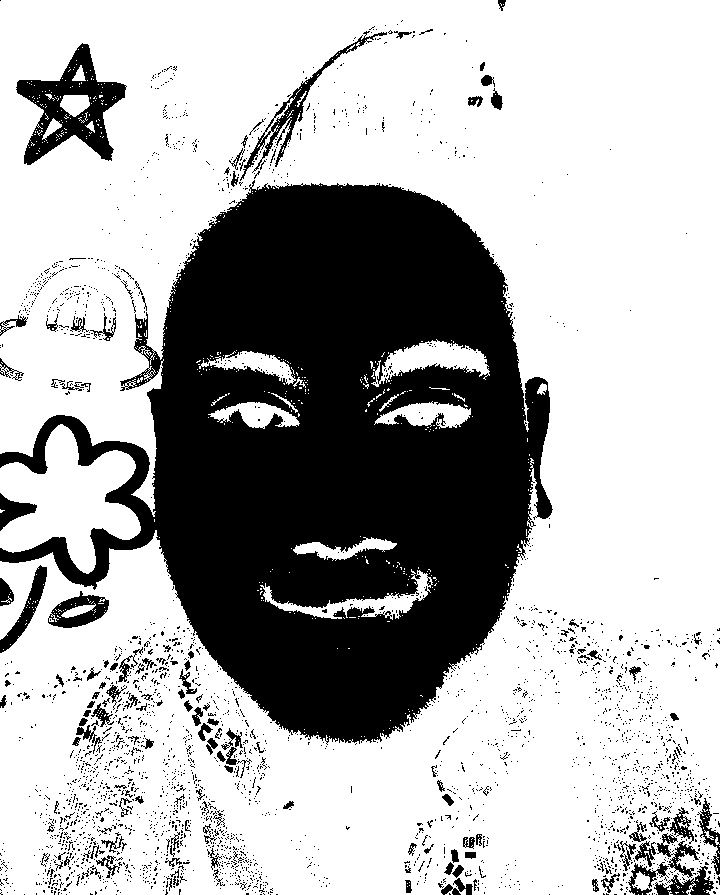
#> input picture coba/3f807e917440abd26951f6d8dcc61b48.jpg, 720 x 895 px, given as the content of the folder contoh dataset rizka/32/a, which was not available
$ jupyter execute --allow-errors 'TA Rizka-Ekstraksi Fitur.ipynb'   (older library calls are emulated)   (text cells are left out)
#> lines starting #> are read from the running program, lines starting #| are printed output that depends on the picture; pictures that were not available may be replaced by others from this repository, and a replacement may not be noted
[cell 1]
import os
from PIL import Image, ImageOps
import pandas as pd
import cv2
from skimage.feature import greycomatrix, greycoprops

[cell 2]
dataset_path = r'coba'

[cell 3]
#Dataset path
dataset_path ={
    '32':
    {
        'a': "contoh dataset rizka/32/a",
        'ba': "contoh dataset rizka/32/ba",
        'ca': "contoh dataset rizka/32/ca"
    },
    '64':
    {
        'a': "contoh dataset rizka/64/a",
        'ba': "contoh dataset rizka/64/ba",
        'ca': "contoh dataset rizka/64/ca"
    },
    '128':
    {
        'a': "contoh dataset rizka/128/a",
        'ba': "contoh dataset rizka/128/ba",
        'ca': "contoh dataset rizka/128/ca"
    }
}

[cell 4]
#1. Cropping (Manual)

[cell 5]
#2. Resize
#32x32
def Resize32(images_folder_path):
#> called with images_folder_path = 'contoh dataset rizka/32/a'
    for filename in os.listdir(images_folder_path):
        newimg = os.path.join(images_folder_path, filename)
        img = Image.open(newimg)
#> img is the input picture: PIL image 720x895 L; min 0, max 255, mean 176.2
        img = img.resize((32,32))
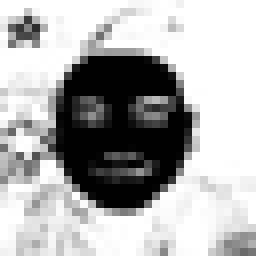
#> img: PIL image 32x32 L (shown 8 times larger); min 0, max 255, mean 176.2
        img.save(newimg)
#64x64
def Resize64(images_folder_path):
#> called with images_folder_path = 'contoh dataset rizka/64/a'
    for filename in os.listdir(images_folder_path):
        newimg = os.path.join(images_folder_path, filename)
        img = Image.open(newimg)
        img = img.resize((64,64))
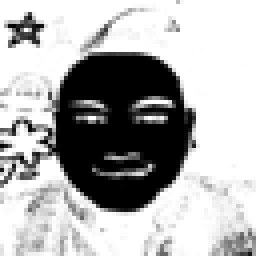
#> img: PIL image 64x64 L (shown 4 times larger); min 0, max 255, mean 176.1
        img.save(newimg)
#128x128
def Resize128(images_folder_path):
#> called with images_folder_path = 'contoh dataset rizka/128/a'
    for filename in os.listdir(images_folder_path):
        newimg = os.path.join(images_folder_path, filename)
        img = Image.open(newimg)
        img = img.resize((128,128))
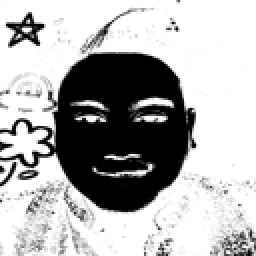
#> img: PIL image 128x128 L (shown 2 times larger); min 0, max 255, mean 176.1
        img.save(newimg)

[cell 6]
Resize32(dataset_path['32']['a'])
Resize32(dataset_path['32']['ba'])
Resize32(dataset_path['32']['ca'])

[cell 7]
Resize64(dataset_path['64']['a'])
Resize64(dataset_path['64']['ba'])
Resize64(dataset_path['64']['ca'])

[cell 8]
Resize128(dataset_path['128']['a'])
Resize128(dataset_path['128']['ba'])
Resize128(dataset_path['128']['ca'])

[cell 9]
#3. Convert to GRAYSCALE
def Grayscale(img):
    fGr = img[:,:,0]
    fgr = np.mean(np.mean(fGr))
    abu=fgr/255
    return abu

[cell 10]
def Binary(img):
    openimg = cv2.imread(img)
    binerimg = cv2.cvtColor(openimg, cv2.THRESH_BINARY_INV)
    return binerimg

[cell 11]
def ConvertToGR(images_folder_path):
#> called with images_folder_path = 'contoh dataset rizka/32/a'
    for filename in os.listdir(images_folder_path):
        newimg = os.path.join(images_folder_path, filename)
        img = Image.open(newimg)
#> img: PIL image 32x32 L
        img = ImageOps.Binary(img)
        img.save(newimg)
